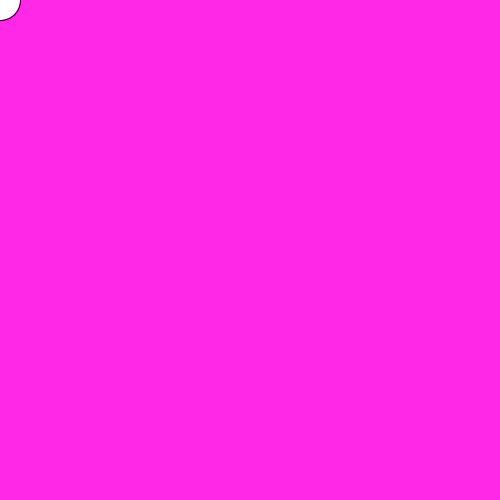
Frame 1 (no input)
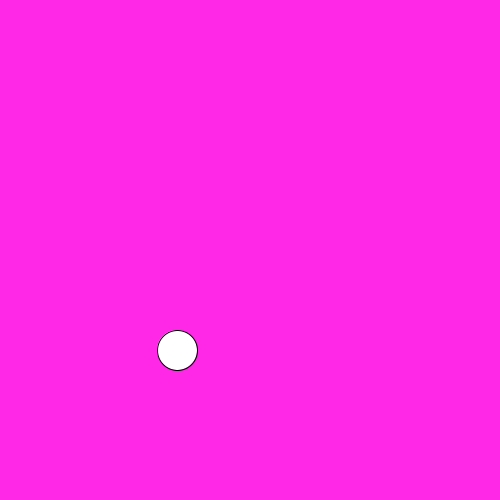
Frame 60 (the mouse pressed at the canvas centre just before this capture)
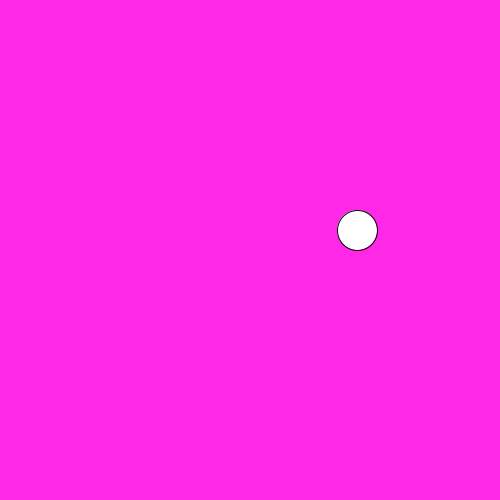
Frame 120 (the mouse held since frame 60 and released just before this capture)

The Processing sketch that drew these frames (run headless with seeded random() and noise(); from frame 60 on, the mouse is pressed at the canvas centre):

// Processing sketch: processing_33768
// ── processing_33768.pde

int ball_h=40;
int ball_w=40;
float ball_x=0;
float ball_y=0;
float ball_speedx=3;
float ball_speedy=10;
void setup(){
  size(500,500);
} 

void draw(){
  background(255,40,230);
  ellipse(ball_x,ball_y,ball_w,ball_h);
  ball_y=ball_y+ball_speedy;
  if((ball_y+ball_h>500)||(ball_y<0)){
      ball_speedy=ball_speedy*-1;
  }
  ball_x=ball_x+ball_speedx;
  if((ball_x+ball_w>500)||(ball_x<0)){
      ball_speedx=ball_speedx*-1;
  }
  
}
